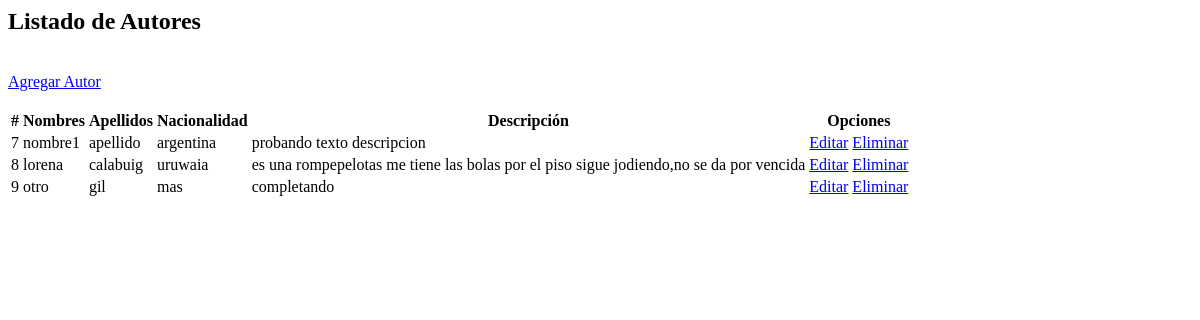
Page /libro/listar_autor/ on the earlier database version.
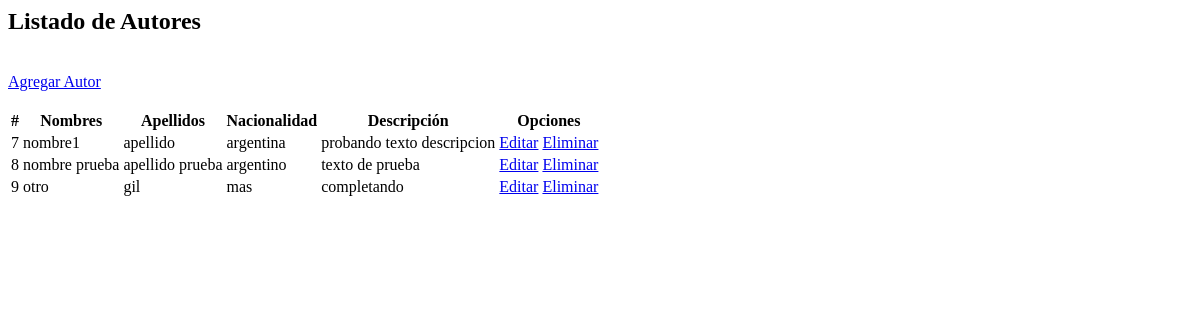
Same page on the later database version.
### libro/models.py (models this page shows, shortened)
class Autor(models.Model):
    id = models.AutoField(primary_key = True)
    nombre = models.CharField(max_length = 200, blank = False, null = False)
    apellidos = models.CharField(max_length = 220, blank = False, null = False)
    nacionalidad = models.CharField(max_length = 100, blank = False, null = False)
    descripcion = models.TextField(blank = False, null = False)
    class Meta:
        verbose_name = 'Autor'
        verbose_name_plural = 'Autores'

### libro/views.py (the view)
# urls.py: path('listar_autor/', listarAutor, name = 'listar_autor'),
def listarAutor(request):
    autores = Autor.objects.all()
    return render(request, 'libro/listar_autor.html', {'autores': autores})

### libro/templates/libro/listar_autor.html (shortened to what this page needs)
{% block autores %}
    {% if autores %}
    <h2>Listado de Autores</h2>
    <a href="{% url 'libro:crear_autor' %}">Agregar Autor</a>
        <table>
            <thead>
                 <tr>
                    <th>#</th>
                    <th>Nombres</th>
                    <th>Apellidos</th>
                    <th>Nacionalidad</th>
                    <th>Descripción</th>
                    <th>Opciones</th>
                </tr>
            </thead>
            <tbody>
                {% for autor in autores %}
                    <tr>
                        <td>{{ autor.id }}</td>
                        <td>{{ autor.nombre }}</td>
                        <td>{{ autor.apellidos }}</td>
                        <td>{{ autor.nacionalidad }}</td>
                        <td>{{ autor.descripcion }}</td>
                        <td>
                        <a href="{% url 'libro:editar_autor' autor.id %}">Editar</a>
                        <a href="{% url 'libro:eliminar_autor' autor.id %}">Eliminar</a>
                        </td>
                    </tr>
                {% endfor %}
            </tbody>
        </table>
    {% else %}
        <h1>No existen autores registrados</h1>
    {% endif %}
{% endblock autores %}

Differences in the rows shown:
changed Autor id 8: nombre "lorena" → "nombre prueba"; apellidos "calabuig" → "apellido prueba"; nacionalidad "uruwaia" → "argentino"; descripcion "es una rompepelotas me tiene las bolas por el piso sigue jodiendo,no se da por vencida" → "texto de prueba"
